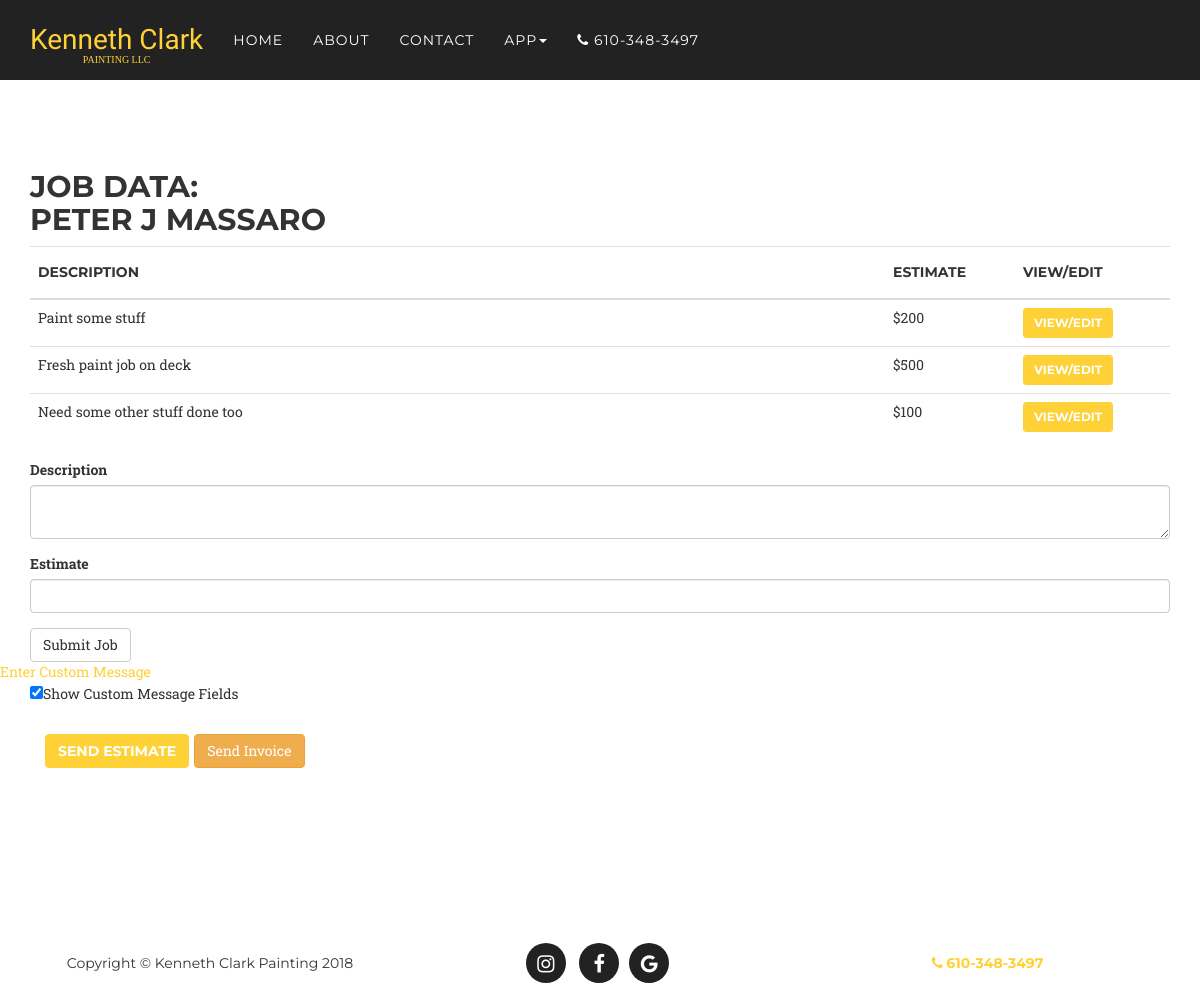
The page /jobdata/2 (signed in) on the database its author committed.
### app/models.py (models this page shows, shortened)
class QuoteRequests(db.Model):
	__tablename__ = 'QuoteRequests'
	id = db.Column(db.Integer, primary_key=True)
	customer = db.Column(db.String(120), index=True, unique=False)
	email = db.Column(db.String(120), index=True, unique=False)
	submit_time = db.Column(db.DateTime)
	street = db.Column(db.String(120), unique=False)
	city = db.Column(db.String(120), unique=False)
	state = db.Column(db.String(120), unique=False)
	zip_code = db.Column(db.String(20), unique=False)
	phone = db.Column(db.String(20), unique=False)
	time_requested = db.Column(db.String(120), unique=False)
	description = db.Column(db.String(240), unique=False)
	status = db.Column(db.String(120), unique=False)
	paid = db.Column(db.Boolean)
	complete = db.Column(db.Boolean)
	misc = db.Column(db.String(200), unique=False)
	stripe_id = db.Column(db.String(120), unique=False)
	job = db.relationship('JobData', backref='data', lazy='dynamic')
	notes = db.relationship('JobNote', backref='data', lazy='dynamic')
	user_id = db.Column(db.Integer, db.ForeignKey('User.id'))
	custom_message = db.Column(db.Text, unique=False)
	custom_message_html = db.Column(db.Text)

class JobData(db.Model):
	__tablename__ = 'JobData'
	id = db.Column(db.Integer, primary_key=True)
	quote_id = db.Column(db.Integer, db.ForeignKey('QuoteRequests.id'))
	description = db.Column(db.String(500), unique=False)
	estimate = db.Column(db.Integer)

### app/main/routes.py (the view, shortened to what this page needs)
@bp.route('/jobdata/<quoteId>', methods=['GET', 'POST'])
@login_required
@admin_required
def jobdata(quoteId):
	form = JobDataForm()
	q_request = QuoteRequests.query.filter_by(id=quoteId).first_or_404()
	jobItems = q_request.job.all()
	custom_message_form = CustomMessageForm(obj=q_request)
	if custom_message_form.validate_on_submit():
		q_request.custom_message = custom_message_form.custom_message.data
		db.session.commit()
		flash("Custom Message Added")
		return redirect(url_for('main.jobdata', quoteId=jobData.quote_id))
	return render_template('jobdata.html', form=form, custom_message_form=custom_message_form, quoteRequest=q_request,
		job_items=jobItems)

### app/main/forms.py
class JobDataForm(FlaskForm):
	description = TextAreaField("Description")
	estimate = IntegerField("Estimate")
	submit = SubmitField("Submit Job")

class CustomMessageForm(FlaskForm):
    custom_message = PageDownField("Enter Custom E-Mail Message")
    submit = SubmitField('Submit')

### app/models.py (called while the page is built)
@login.user_loader
def load_user(id):
	return User.query.get(int(id))

	def has_access(self, level):
		return self.role is not None and \
			self.role == level

### app/templates/jobdata.html (shortened to what this page needs)
{% extends 'base.html' %}
{% import 'bootstrap/wtf.html' as wtf %}
{% block app_content %}
<section>
<div class="container">
	<table class="table table-hover">
		<h2>Job Data: <br>{{ quoteRequest.customer }}<br></h2>
			<tr>
				<th><h5>Description</h5></td>
				<th><h5>Estimate</h5></td>
				<th><h5>View/Edit</h5></td>
			</tr>
			<tbody>
			{% for job_item in job_items %}
				{% include "_jobItemTable.html" %}
			{% endfor %}
		</tbody>
	</table>
</div>
	<div class="container">
		{{ wtf.quick_form(form) }}
	</div>
	<a href="{{ url_for('main.addCustomMessage', quoteId=quoteRequest.id) }}">Enter Custom Message</a>
	<div class="container">
        <input type='checkbox' id='address' style='padding-bottom; 20px;' onclick='displayAddressFields()' checked>Show Custom Message Fields<br>
	<div class="container  action-buttons">
		<div class="btn-toolbar">
			<a href="{{ url_for('main.sendEstimate', quoteId=quoteRequest.id, docType='Estimate') }}" class='btn btn-primary'>Send Estimate</a>
			<a href="{{ url_for('main.sendEstimate', quoteId=quoteRequest.id, docType='Invoice') }}" class='btn btn-warning'>Send Invoice</a>
		</div>
	</div>
</section>
{% endblock %}

### app/templates/_jobItemTable.html
<tr>
	<td width="75%" class="valign">{{ job_item.description }}</td>
	<td class="valign">${{ job_item.estimate }}</td>
	{% if not editDisabled %}
		<td class="valign">
			<a class='btn btn-primary btn-sm right-align' href="{{ url_for('main.editJobData',
			quoteId=job_item.quote_id, itemId=job_item.id) }}" role='button'>View/Edit</a>
		</td>
	{% endif %}
</tr>

### app/static/style.css (style rules this page uses)
.action-buttons { padding-top: 20px; }
body { overflow-x: hidden; font-family: "Roboto Slab", "Helvetica Neue", Helvetica, Arial, sans-serif; }
a, a:hover, a:focus, a:active, a.active { outline: none; }
a { color: #fed136; }
h1, h2, h3, h4, h5, h6 { font-family: "Montserrat", "Helvetica Neue", Helvetica, Arial, sans-serif; text-transform: uppercase; font-weight: 700; }
.btn-primary { color: white; background-color: #fed136; border-color: #fed136; font-family: "Montserrat", "Helvetica Neue", Helvetica, Arial, sans-serif; text-transform: uppercase; font-weight: 700; }
section { padding: 100px 0; }
@media (min-width: 768px) { section { padding: 150px 0; } }
body { webkit-tap-highlight-color: #fed136; }
.right-align { text-align: right; }
#address { padding-top: 20px; padding-bottom: 20px; }

### rows shown on the page
QuoteRequests: customer "PETER J MASSARO"
JobData: description "Paint some stuff", estimate "200"
JobData: description "Fresh paint job on deck", estimate "500"
JobData: description "Need some other stuff done too", estimate "100"
